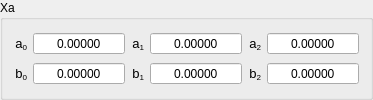
       <widget class="QGroupBox" name="xaGroupBox">
        <property name="title">
         <string>Xa</string>
        </property>
        <layout class="QVBoxLayout" name="verticalLayout_6">
         <item>
          <layout class="QHBoxLayout" name="horizontalLayout_30">
           <item>
            <widget class="QLabel" name="label_55">
             <property name="text">
              <string>&lt;!DOCTYPE HTML PUBLIC &quot;-//W3C//DTD HTML 4.0//EN&quot; &quot;http://www.w3.org/TR/REC-html40/strict.dtd&quot;&gt;
&lt;html&gt;&lt;head&gt;&lt;meta name=&quot;qrichtext&quot; content=&quot;1&quot; /&gt;&lt;style type=&quot;text/css&quot;&gt;
p, li { white-space: pre-wrap; }
&lt;/style&gt;&lt;/head&gt;&lt;body style=&quot; font-family:'Sans'; font-size:10pt; font-weight:400; font-style:normal;&quot;&gt;
&lt;table style=&quot;-qt-table-type: root; margin-top:4px; margin-bottom:4px; margin-left:4px; margin-right:4px;&quot;&gt;
&lt;tr&gt;
&lt;td style=&quot;border: none;&quot;&gt;
&lt;p align=&quot;right&quot; style=&quot; margin-top:0px; margin-bottom:0px; margin-left:0px; margin-right:0px; -qt-block-indent:0; text-indent:0px;&quot;&gt;a&lt;span style=&quot; vertical-align:sub;&quot;&gt;0&lt;/span&gt;&lt;/p&gt;&lt;/td&gt;&lt;/tr&gt;&lt;/table&gt;&lt;/body&gt;&lt;/html&gt;</string>
             </property>
            </widget>
           </item>
           <item>
            <widget class="br::uerj::eng::efoto::EfotoDoubleSpinBox" name="xaA0SpinBox">
             <property name="sizePolicy">
              <sizepolicy hsizetype="Expanding" vsizetype="Fixed">
               <horstretch>0</horstretch>
               <verstretch>0</verstretch>
              </sizepolicy>
             </property>
             <property name="alignment">
              <set>Qt::AlignCenter</set>
             </property>
             <property name="buttonSymbols">
              <enum>QAbstractSpinBox::NoButtons</enum>
             </property>
             <property name="decimals">
              <number>5</number>
             </property>
             <property name="minimum">
              <double>-1000000000.000000000000000</double>
             </property>
             <property name="maximum">
              <double>1000000000.000000000000000</double>
             </property>
            </widget>
           </item>
           <item>
            <widget class="QLabel" name="label_56">
             <property name="text">
              <string>&lt;!DOCTYPE HTML PUBLIC &quot;-//W3C//DTD HTML 4.0//EN&quot; &quot;http://www.w3.org/TR/REC-html40/strict.dtd&quot;&gt;
&lt;html&gt;&lt;head&gt;&lt;meta name=&quot;qrichtext&quot; content=&quot;1&quot; /&gt;&lt;style type=&quot;text/css&quot;&gt;
p, li { white-space: pre-wrap; }
&lt;/style&gt;&lt;/head&gt;&lt;body style=&quot; font-family:'Sans'; font-size:10pt; font-weight:400; font-style:normal;&quot;&gt;
&lt;table style=&quot;-qt-table-type: root; margin-top:4px; margin-bottom:4px; margin-left:4px; margin-right:4px;&quot;&gt;
&lt;tr&gt;
&lt;td style=&quot;border: none;&quot;&gt;
&lt;p align=&quot;right&quot; style=&quot; margin-top:0px; margin-bottom:0px; margin-left:0px; margin-right:0px; -qt-block-indent:0; text-indent:0px;&quot;&gt;a&lt;span style=&quot; vertical-align:sub;&quot;&gt;1&lt;/span&gt;&lt;/p&gt;&lt;/td&gt;&lt;/tr&gt;&lt;/table&gt;&lt;/body&gt;&lt;/html&gt;</string>
             </property>
            </widget>
           </item>
           <item>
            <widget class="br::uerj::eng::efoto::EfotoDoubleSpinBox" name="xaA1SpinBox">
             <property name="sizePolicy">
              <sizepolicy hsizetype="Expanding" vsizetype="Fixed">
               <horstretch>0</horstretch>
               <verstretch>0</verstretch>
              </sizepolicy>
             </property>
             <property name="alignment">
              <set>Qt::AlignCenter</set>
             </property>
             <property name="buttonSymbols">
              <enum>QAbstractSpinBox::NoButtons</enum>
             </property>
             <property name="decimals">
              <number>5</number>
             </property>
             <property name="minimum">
              <double>-1000000000.000000000000000</double>
             </property>
             <property name="maximum">
              <double>1000000000.000000000000000</double>
             </property>
            </widget>
           </item>
           <item>
            <widget class="QLabel" name="label_57">
             <property name="text">
              <string>&lt;!DOCTYPE HTML PUBLIC &quot;-//W3C//DTD HTML 4.0//EN&quot; &quot;http://www.w3.org/TR/REC-html40/strict.dtd&quot;&gt;
&lt;html&gt;&lt;head&gt;&lt;meta name=&quot;qrichtext&quot; content=&quot;1&quot; /&gt;&lt;style type=&quot;text/css&quot;&gt;
p, li { white-space: pre-wrap; }
&lt;/style&gt;&lt;/head&gt;&lt;body style=&quot; font-family:'Sans'; font-size:10pt; font-weight:400; font-style:normal;&quot;&gt;
&lt;table style=&quot;-qt-table-type: root; margin-top:4px; margin-bottom:4px; margin-left:4px; margin-right:4px;&quot;&gt;
&lt;tr&gt;
&lt;td style=&quot;border: none;&quot;&gt;
&lt;p align=&quot;right&quot; style=&quot; margin-top:0px; margin-bottom:0px; margin-left:0px; margin-right:0px; -qt-block-indent:0; text-indent:0px;&quot;&gt;a&lt;span style=&quot; vertical-align:sub;&quot;&gt;2&lt;/span&gt;&lt;/p&gt;&lt;/td&gt;&lt;/tr&gt;&lt;/table&gt;&lt;/body&gt;&lt;/html&gt;</string>
             </property>
            </widget>
           </item>
           <item>
            <widget class="br::uerj::eng::efoto::EfotoDoubleSpinBox" name="xaA2SpinBox">
             <property name="sizePolicy">
              <sizepolicy hsizetype="Expanding" vsizetype="Fixed">
               <horstretch>0</horstretch>
               <verstretch>0</verstretch>
              </sizepolicy>
             </property>
             <property name="alignment">
              <set>Qt::AlignCenter</set>
             </property>
             <property name="buttonSymbols">
              <enum>QAbstractSpinBox::NoButtons</enum>
             </property>
             <property name="decimals">
              <number>5</number>
             </property>
             <property name="minimum">
              <double>-1000000000.000000000000000</double>
             </property>
             <property name="maximum">
              <double>1000000000.000000000000000</double>
             </property>
            </widget>
           </item>
          </layout>
         </item>
         <item>
          <layout class="QHBoxLayout" name="horizontalLayout_31">
           <item>
            <widget class="QLabel" name="label_58">
             <property name="text">
              <string>&lt;!DOCTYPE HTML PUBLIC &quot;-//W3C//DTD HTML 4.0//EN&quot; &quot;http://www.w3.org/TR/REC-html40/strict.dtd&quot;&gt;
&lt;html&gt;&lt;head&gt;&lt;meta name=&quot;qrichtext&quot; content=&quot;1&quot; /&gt;&lt;style type=&quot;text/css&quot;&gt;
p, li { white-space: pre-wrap; }
&lt;/style&gt;&lt;/head&gt;&lt;body style=&quot; font-family:'Sans'; font-size:10pt; font-weight:400; font-style:normal;&quot;&gt;
&lt;table style=&quot;-qt-table-type: root; margin-top:4px; margin-bottom:4px; margin-left:4px; margin-right:4px;&quot;&gt;
&lt;tr&gt;
&lt;td style=&quot;border: none;&quot;&gt;
&lt;p align=&quot;right&quot; style=&quot; margin-top:0px; margin-bottom:0px; margin-left:0px; margin-right:0px; -qt-block-indent:0; text-indent:0px;&quot;&gt;b&lt;span style=&quot; vertical-align:sub;&quot;&gt;0&lt;/span&gt;&lt;/p&gt;&lt;/td&gt;&lt;/tr&gt;&lt;/table&gt;&lt;/body&gt;&lt;/html&gt;</string>
             </property>
            </widget>
           </item>
           <item>
            <widget class="br::uerj::eng::efoto::EfotoDoubleSpinBox" name="xaB0SpinBox">
             <property name="sizePolicy">
              <sizepolicy hsizetype="Expanding" vsizetype="Fixed">
               <horstretch>0</horstretch>
               <verstretch>0</verstretch>
              </sizepolicy>
             </property>
             <property name="alignment">
              <set>Qt::AlignCenter</set>
             </property>
             <property name="buttonSymbols">
              <enum>QAbstractSpinBox::NoButtons</enum>
             </property>
             <property name="decimals">
              <number>5</number>
             </property>
             <property name="minimum">
              <double>-1000000000.000000000000000</double>
             </property>
             <property name="maximum">
              <double>1000000000.000000000000000</double>
             </property>
            </widget>
           </item>
           <item>
            <widget class="QLabel" name="label_59">
             <property name="text">
              <string>&lt;!DOCTYPE HTML PUBLIC &quot;-//W3C//DTD HTML 4.0//EN&quot; &quot;http://www.w3.org/TR/REC-html40/strict.dtd&quot;&gt;
&lt;html&gt;&lt;head&gt;&lt;meta name=&quot;qrichtext&quot; content=&quot;1&quot; /&gt;&lt;style type=&quot;text/css&quot;&gt;
p, li { white-space: pre-wrap; }
&lt;/style&gt;&lt;/head&gt;&lt;body style=&quot; font-family:'Sans'; font-size:10pt; font-weight:400; font-style:normal;&quot;&gt;
&lt;table style=&quot;-qt-table-type: root; margin-top:4px; margin-bottom:4px; margin-left:4px; margin-right:4px;&quot;&gt;
&lt;tr&gt;
&lt;td style=&quot;border: none;&quot;&gt;
&lt;p align=&quot;right&quot; style=&quot; margin-top:0px; margin-bottom:0px; margin-left:0px; margin-right:0px; -qt-block-indent:0; text-indent:0px;&quot;&gt;b&lt;span style=&quot; vertical-align:sub;&quot;&gt;1&lt;/span&gt;&lt;/p&gt;&lt;/td&gt;&lt;/tr&gt;&lt;/table&gt;&lt;/body&gt;&lt;/html&gt;</string>
             </property>
            </widget>
           </item>
           <item>
            <widget class="br::uerj::eng::efoto::EfotoDoubleSpinBox" name="xaB1SpinBox">
             <property name="sizePolicy">
              <sizepolicy hsizetype="Expanding" vsizetype="Fixed">
               <horstretch>0</horstretch>
               <verstretch>0</verstretch>
              </sizepolicy>
             </property>
             <property name="alignment">
              <set>Qt::AlignCenter</set>
             </property>
             <property name="buttonSymbols">
              <enum>QAbstractSpinBox::NoButtons</enum>
             </property>
             <property name="decimals">
              <number>5</number>
             </property>
             <property name="minimum">
              <double>-1000000000.000000000000000</double>
             </property>
             <property name="maximum">
              <double>1000000000.000000000000000</double>
             </property>
            </widget>
           </item>
           <item>
            <widget class="QLabel" name="label_60">
             <property name="text">
              <string>&lt;!DOCTYPE HTML PUBLIC &quot;-//W3C//DTD HTML 4.0//EN&quot; &quot;http://www.w3.org/TR/REC-html40/strict.dtd&quot;&gt;
&lt;html&gt;&lt;head&gt;&lt;meta name=&quot;qrichtext&quot; content=&quot;1&quot; /&gt;&lt;style type=&quot;text/css&quot;&gt;
p, li { white-space: pre-wrap; }
&lt;/style&gt;&lt;/head&gt;&lt;body style=&quot; font-family:'Sans'; font-size:10pt; font-weight:400; font-style:normal;&quot;&gt;
&lt;table style=&quot;-qt-table-type: root; margin-top:4px; margin-bottom:4px; margin-left:4px; margin-right:4px;&quot;&gt;
&lt;tr&gt;
&lt;td style=&quot;border: none;&quot;&gt;
&lt;p align=&quot;right&quot; style=&quot; margin-top:0px; margin-bottom:0px; margin-left:0px; margin-right:0px; -qt-block-indent:0; text-indent:0px;&quot;&gt;b&lt;span style=&quot; vertical-align:sub;&quot;&gt;2&lt;/span&gt;&lt;/p&gt;&lt;/td&gt;&lt;/tr&gt;&lt;/table&gt;&lt;/body&gt;&lt;/html&gt;</string>
             </property>
            </widget>
           </item>
           <item>
            <widget class="br::uerj::eng::efoto::EfotoDoubleSpinBox" name="xaB2SpinBox">
             <property name="sizePolicy">
              <sizepolicy hsizetype="Expanding" vsizetype="Fixed">
               <horstretch>0</horstretch>
               <verstretch>0</verstretch>
              </sizepolicy>
             </property>
             <property name="alignment">
              <set>Qt::AlignCenter</set>
             </property>
             <property name="buttonSymbols">
              <enum>QAbstractSpinBox::NoButtons</enum>
             </property>
             <property name="decimals">
              <number>5</number>
             </property>
             <property name="minimum">
              <double>-1000000000.000000000000000</double>
             </property>
             <property name="maximum">
              <double>1000000000.000000000000000</double>
             </property>
            </widget>
           </item>
          </layout>
         </item>
        </layout>
       </widget>
